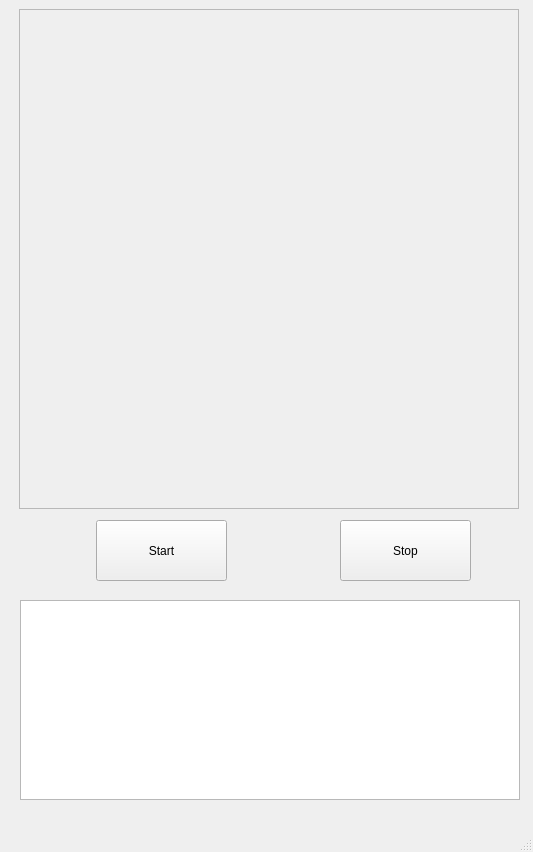
<?xml version="1.0" encoding="UTF-8"?>
<ui version="4.0">
 <class>MainWindow</class>
 <widget class="QMainWindow" name="MainWindow">
  <property name="geometry">
   <rect>
    <x>0</x>
    <y>0</y>
    <width>533</width>
    <height>852</height>
   </rect>
  </property>
  <property name="windowTitle">
   <string>LIDAR DISPLAY</string>
  </property>
  <widget class="QWidget" name="centralwidget">
   <widget class="QPushButton" name="startButton">
    <property name="geometry">
     <rect>
      <x>96</x>
      <y>520</y>
      <width>131</width>
      <height>61</height>
     </rect>
    </property>
    <property name="text">
     <string>Start</string>
    </property>
   </widget>
   <widget class="QPushButton" name="stopButton">
    <property name="geometry">
     <rect>
      <x>340</x>
      <y>520</y>
      <width>131</width>
      <height>61</height>
     </rect>
    </property>
    <property name="text">
     <string>Stop</string>
    </property>
   </widget>
   <widget class="QFrame" name="frame">
    <property name="geometry">
     <rect>
      <x>19</x>
      <y>9</y>
      <width>500</width>
      <height>500</height>
     </rect>
    </property>
    <property name="frameShape">
     <enum>QFrame::StyledPanel</enum>
    </property>
    <property name="frameShadow">
     <enum>QFrame::Raised</enum>
    </property>
   </widget>
   <widget class="QTextBrowser" name="textBrowser">
    <property name="geometry">
     <rect>
      <x>20</x>
      <y>600</y>
      <width>500</width>
      <height>200</height>
     </rect>
    </property>
   </widget>
  </widget>
  <widget class="QMenuBar" name="menubar">
   <property name="geometry">
    <rect>
     <x>0</x>
     <y>0</y>
     <width>533</width>
     <height>21</height>
    </rect>
   </property>
  </widget>
  <widget class="QStatusBar" name="statusbar"/>
 </widget>
 <resources/>
 <connections/>
</ui>
